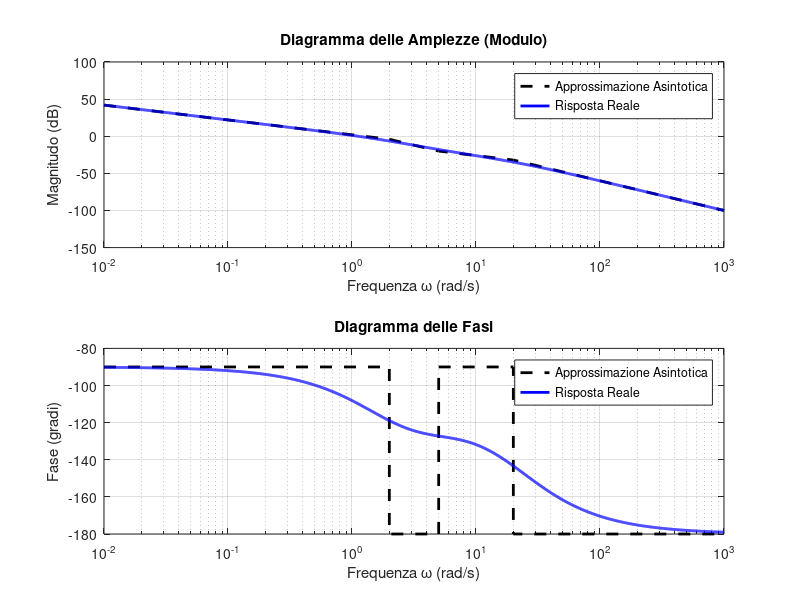

This figure's MATLAB source:
clear; clc; close all;

% 1. DEFINIZIONE DEL SISTEMA REALE
s = tf('s');
G = (10*(s + 5)) / (s * (s + 2) * (s + 20));

% Generazione del vettore delle frequenze per una risoluzione ottimale
w = logspace(-2, 3, 2000); 

% Calcolo della risposta reale (modulo e fase)
[mag, phase] = bode(G, w);
mag_db = 20*log10(squeeze(mag));
phase_deg = squeeze(phase);

% Per evitare salti di +-360 gradi nella fase reale di MATLAB
phase_deg = unwrap(phase_deg * pi / 180) * 180 / pi;

% 2. COSTRUZIONE DEI DIAGRAMMI ASINTOTICI (Manuale)
% Definiamo i punti di rottura (frequenze di taglio e limiti del grafico)
w_asint = [0.01, 2, 5, 20, 1000];

% --- MODULO ASINTOTICO ---
% Calcoliamo l'altezza iniziale a w = 0.01. 
% La retta iniziale ha pendenza -20 dB/dec e passa per |Kb|_db a w = 1.
Kb_db = 20*log10(1.25); 
mag_asint = zeros(size(w_asint));

mag_asint(1) = Kb_db - 20*log10(w_asint(1)/1); % Valore a w = 0.01
mag_asint(2) = mag_asint(1) - 20*log10(w_asint(2)/w_asint(1)); % Pendenza -20 fino a w=2
mag_asint(3) = mag_asint(2) - 40*log10(w_asint(3)/w_asint(2)); % Pendenza -40 fino a w=5
mag_asint(4) = mag_asint(3) - 20*log10(w_asint(4)/w_asint(3)); % Pendenza -20 fino a w=20
mag_asint(5) = mag_asint(4) - 40*log10(w_asint(5)/w_asint(4)); % Pendenza -40 fino a w=1000

% --- FASE ASINTOTICA (Modello a gradoni semplificato) ---
% Specifichiamo i valori della fase negli intervalli
w_phase_asint = [0.01, 2, 2, 5, 5, 20, 20, 1000];
phase_asint   = [-90, -90, -180, -180, -90, -90, -180, -180];


%% 3. GRAFICI ASINTOTICI
figure('Name', 'Diagramma di Bode: Reale vs Asintotico', 'NumberTitle', 'off');

% Subplot del Modulo
subplot(2,1,1);
semilogx(w_asint, mag_asint, 'k--', 'LineWidth', 2); % Approssimazione Asintotica
hold on;
grid on;
title('Diagramma delle Ampiezze (Modulo)');
xlabel('Frequenza \omega (rad/s)');
ylabel('Magnitudo (dB)');


% Subplot della Fase
subplot(2,1,2);
semilogx(w_phase_asint, phase_asint, 'k--', 'LineWidth', 2); % Approssimazione Asintotica
hold on;
grid on;
title('Diagramma delle Fasi');
xlabel('Frequenza \omega (rad/s)');
ylabel('Fase (gradi)');


%% SOVRAPPOSIZIONE GRAFICI REALI
subplot(2,1,1);
semilogx(w, mag_db, 'b-', 'LineWidth', 2); % Curva Reale
legend('Approssimazione Asintotica', 'Risposta Reale',  'Location', 'best');

subplot(2,1,2);
semilogx(w, phase_deg, 'b-', 'LineWidth', 2); % Curva Reale
legend('Approssimazione Asintotica', 'Risposta Reale',  'Location', 'best');
